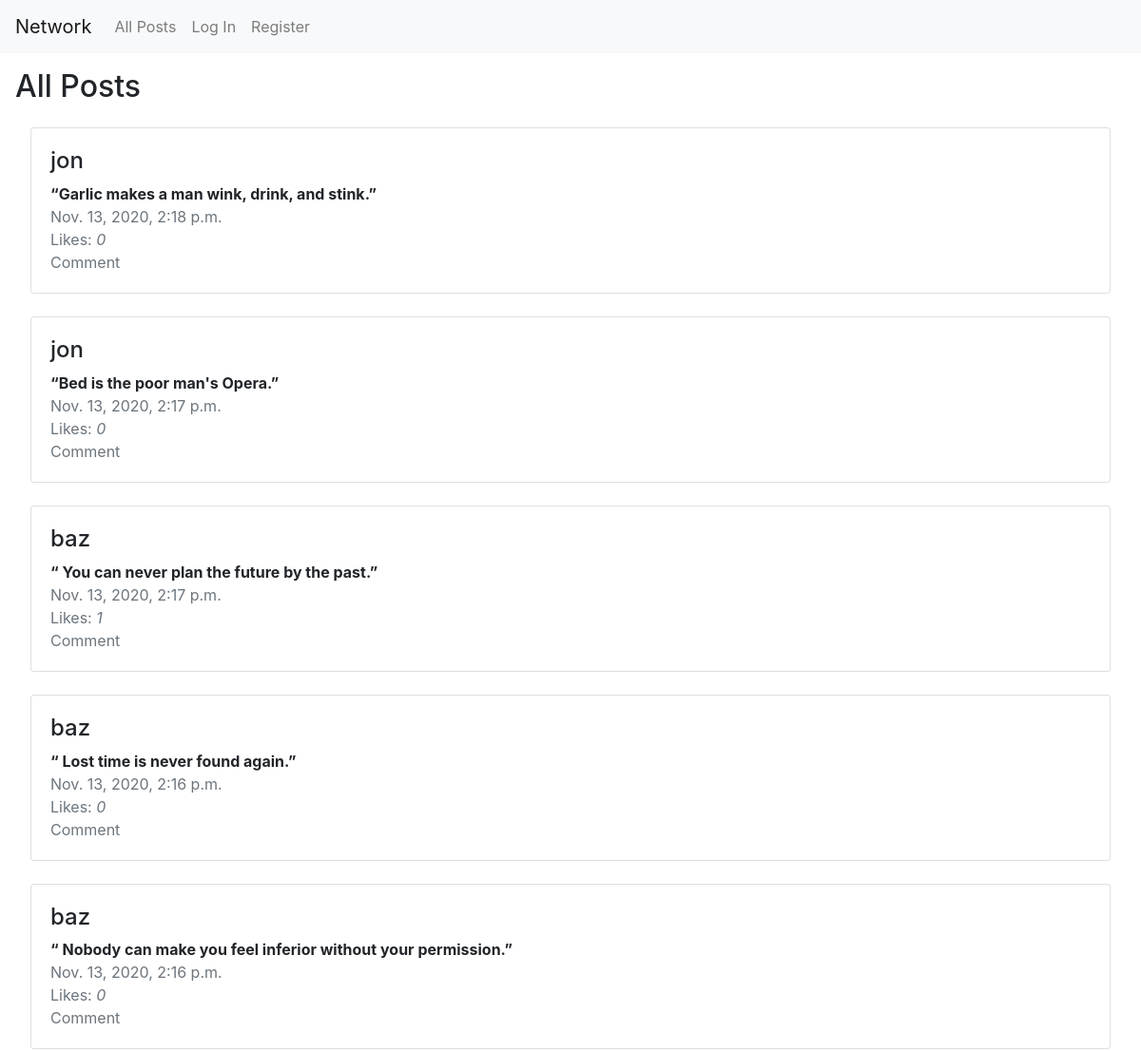
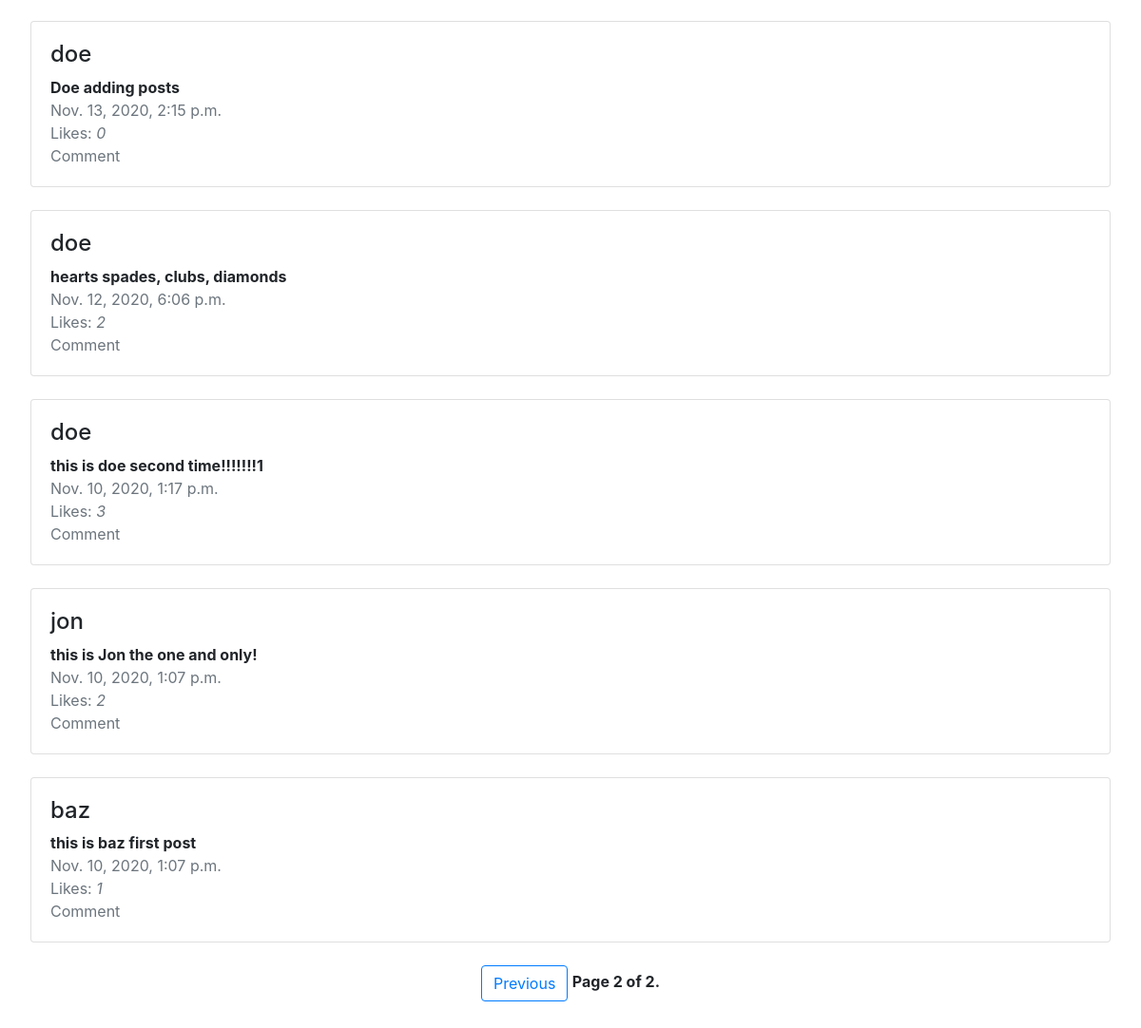
Screenshot of /?page=2 with the database file from the repository (2 pictures, top to bottom).
### network/models.py (models this page shows)
class NewPost(models.Model):
    creator = models.CharField(max_length=64)
    text = models.TextField(verbose_name="Description")
    image = models.URLField(blank=True, verbose_name="Image URL", null=True)
    like = models.IntegerField()
    timeStamp = models.DateTimeField(auto_now_add=True,null=True)
    liked = models.ManyToManyField(User, blank=True, related_name="liked_user")
    objects = models.Manager()

### network/views.py (the view)
# urls.py: path("", views.index, name="index"),
def index(request):
    form = NewPostForm(request.POST)
    posts = NewPost.objects.order_by("-timeStamp").all()
    paginator = Paginator(posts, 10)
    page_number = request.GET.get('page')
    page_obj = paginator.get_page(page_number)
    return render(request, "network/index.html", {
        "title" : "All Posts",
        "posts" : posts.order_by("-timeStamp").all(),
        "form": form,
        "page_obj" : page_obj
    })

### network/templates/network/index.html (shortened to what this page needs)
{% extends "network/layout.html" %}
{% block body %}
    {% if title %}
        <h2>{{title}}</h2>
    {% endif %}
        <div class="card-column" style="padding: 1em;">
        {% if posts %}
            {% for post in page_obj %}
                <div class="card">
                    <div class="card-body">
                    <ul class="list-group list-group-horizontal" style="list-style-type: none;">
                        <li>
                            <a href="{% url 'profile' post.creator %}" style="color:inherit" id="creator-{{post.id}}"><h4>{{ post.creator }}</h4></a>
                            <strong id="post-{{post.id}}">{{ post.text }}</strong><br>
                            <a class="text-muted">{{ post.timeStamp }}<br>
                            {% if user.is_authenticated %}
                                {% if not request.user in post.liked.all %}
                                    <a href="javascript:toggle({{post.id}})" id="like-{{post.id}}" style="text-decoration:none;">🤍</a>
                                {% else %}
                                    <a href="javascript:toggle({{post.id}})" id="like-{{post.id}}" style="text-decoration:none;">❤</a>
                                {% endif %}
                            {% else %}
                                Likes:
                            {% endif %}
                            <i id="numLike-{{post.id}}">{{ post.like }}</i><br>
                            Comment</a>
                        </li>
                    </ul>
                    </div>
                </div>
                <br>
            {% endfor %}
            <div class="pagination justify-content-center">
                <span class="step-links">
                    {% if page_obj.has_previous %}
                        <button class="btn btn-outline-primary"><a href="?page={{ page_obj.previous_page_number }}" style="color:inherit; text-decoration: none;">Previous</a></button>
                    {% endif %}
                    <span class="current">
                        <strong>Page {{ page_obj.number }} of {{ page_obj.paginator.num_pages }}.</strong>
                    </span>
                </span>
            </div>
        {% endif %}
    </div>
{% endblock %}

### rows the page displays
NewPost: creator "jon", text "“Garlic makes a man wink, drink, and stink.”", timeStamp "Nov. 13, 2020, 2:18 p.m.", like "0"
NewPost: creator "jon", text "“Bed is the poor man's Opera.”", timeStamp "Nov. 13, 2020, 2:17 p.m.", like "0"
NewPost: creator "baz", text "“ You can never plan the future by the past.”", timeStamp "Nov. 13, 2020, 2:17 p.m.", like "1"
NewPost: creator "baz", text "“ Lost time is never found again.”", timeStamp "Nov. 13, 2020, 2:16 p.m.", like "0"
NewPost: creator "baz", text "“ Nobody can make you feel inferior without your permission.”", timeStamp "Nov. 13, 2020, 2:16 p.m.", like "0"
NewPost: creator "doe", text "Doe adding posts", timeStamp "Nov. 13, 2020, 2:15 p.m.", like "0"
NewPost: creator "doe", text "hearts spades, clubs, diamonds", timeStamp "Nov. 12, 2020, 6:06 p.m.", like "2"
NewPost: creator "doe", text "this is doe second time!!!!!!!1", timeStamp "Nov. 10, 2020, 1:17 p.m.", like "3"
NewPost: creator "jon", text "this is Jon the one and only!", timeStamp "Nov. 10, 2020, 1:07 p.m.", like "2"
NewPost: creator "baz", text "this is baz first post", timeStamp "Nov. 10, 2020, 1:07 p.m.", like "1"

### other values shown
{{ title }} "All Posts"
{{ page_obj.number }} "2"
{{ page_obj.paginator.num_pages }} "2"
